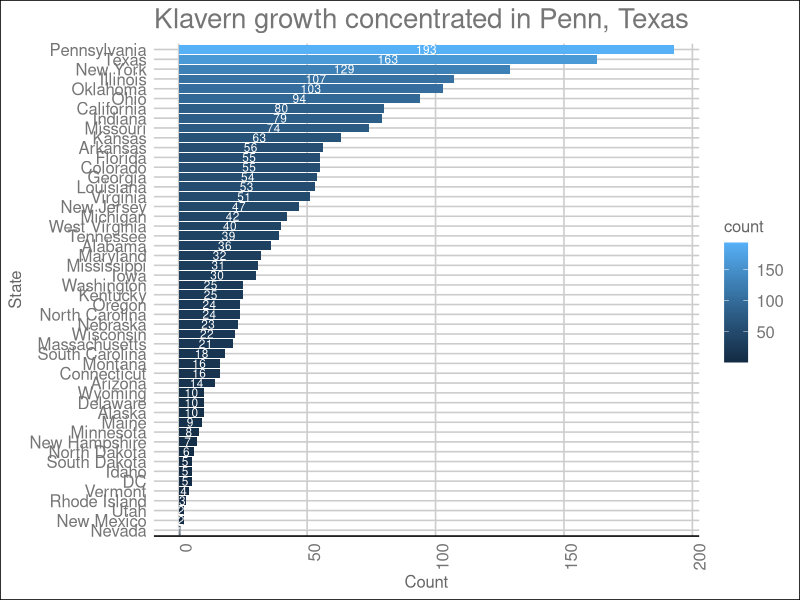
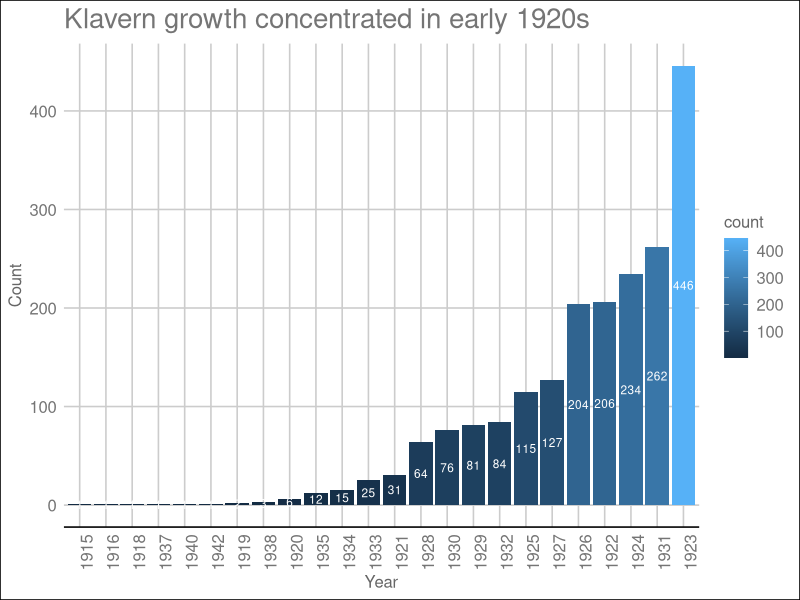
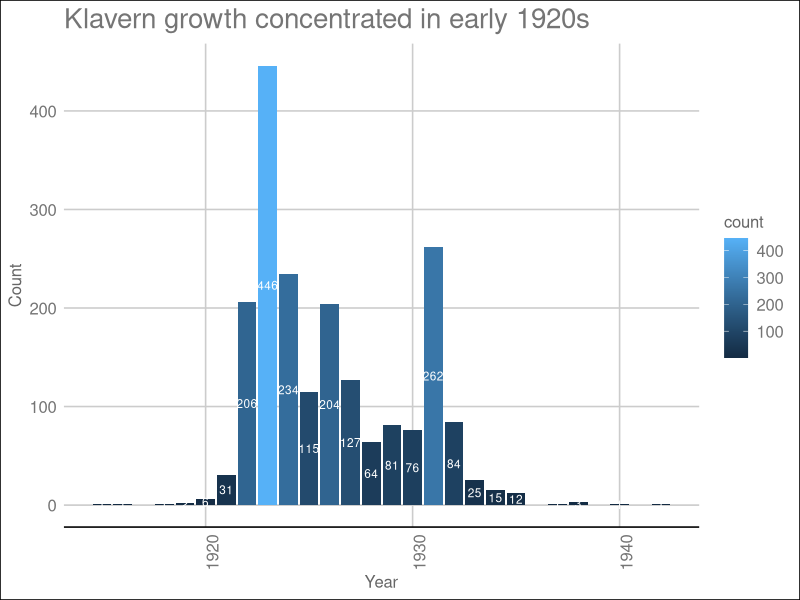
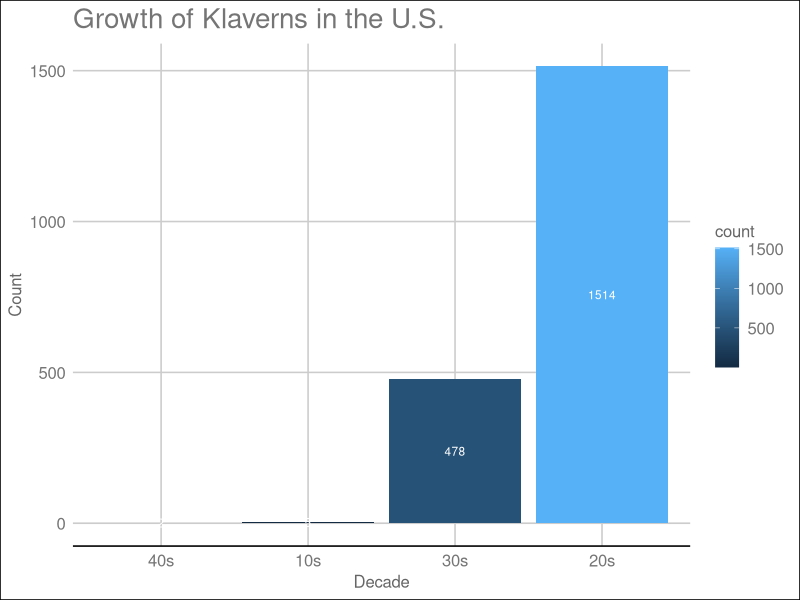
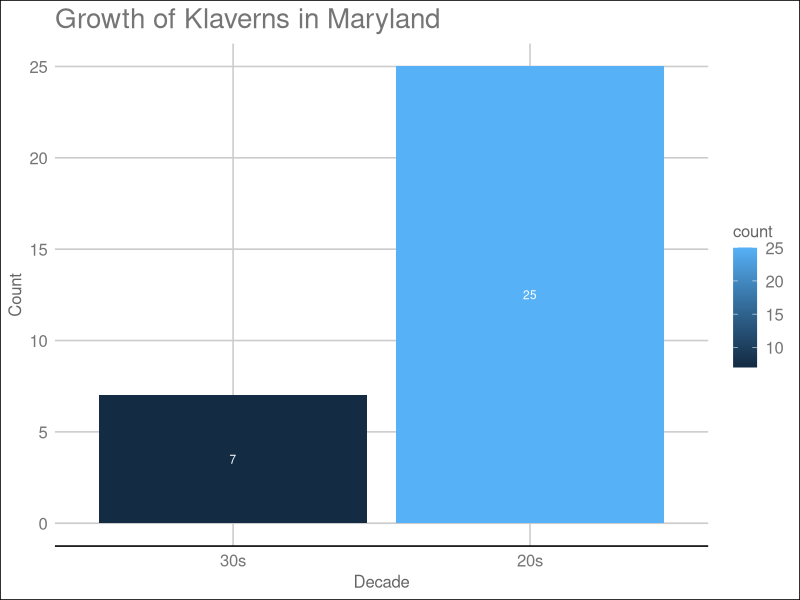
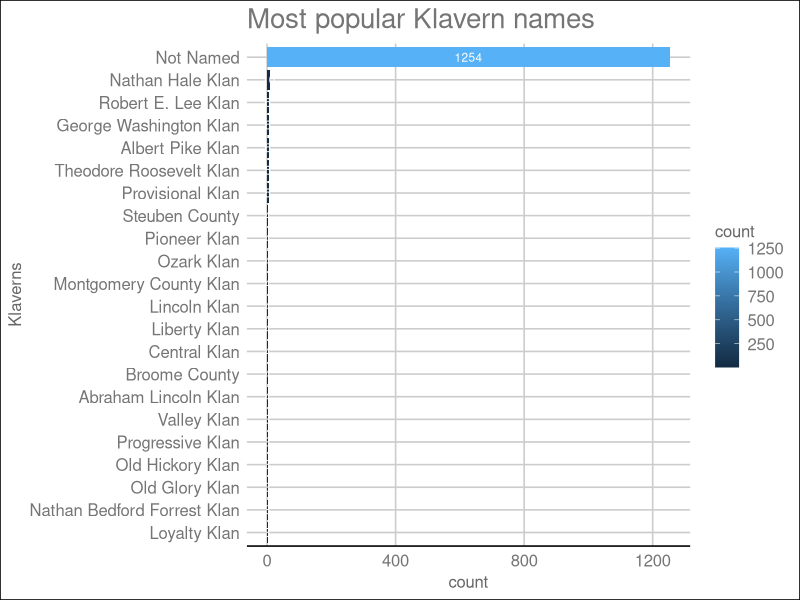
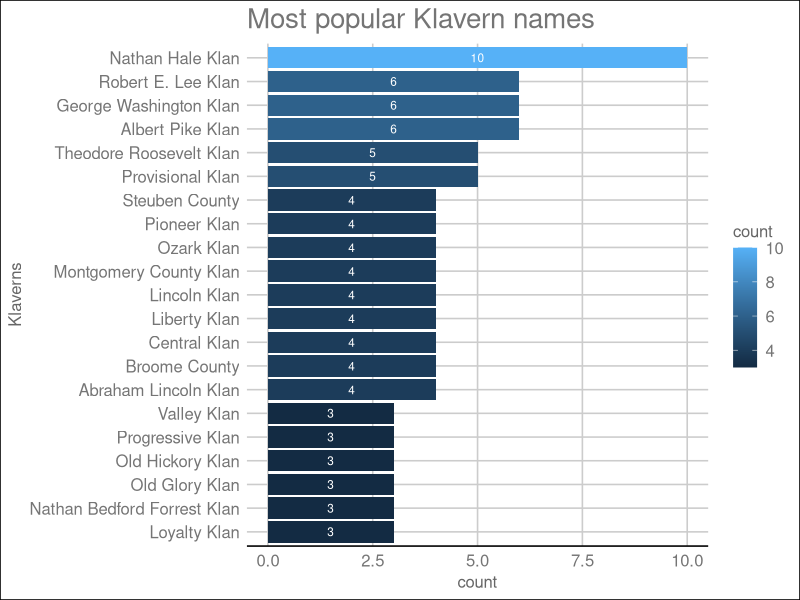
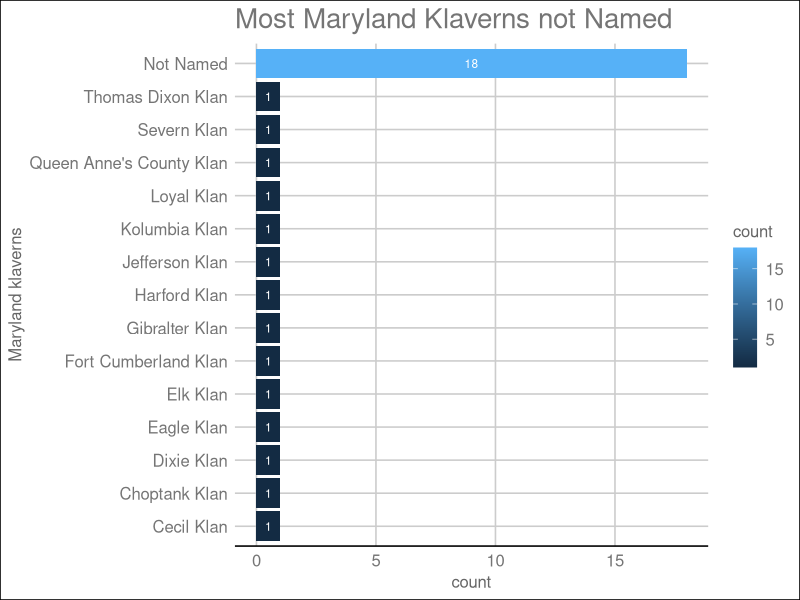

R code for these plots, in order:
## ---- chunk 1
knitr::opts_chunk$set(echo = TRUE)

library('tidyverse')
library(ggthemes)
library(scales)
## ---- chunk 2
klaverns <- read_csv("csv/klavern.csv", col_names = TRUE)
states <- read_csv("csv/states.csv", col_names = TRUE)

## ---- chunk 3

glimpse(klaverns)
as_tibble(klaverns)
summary(klaverns)
## ---- chunk 4
glimpse(states)
as_tibble(states)
summary(states)
## ---- chunk 5
states <- rename(states, state_id = id)
## ---- chunk 6
klaverns <- left_join(klaverns, states, by ="state_id")
## ---- chunk 7
klaverns <- select(klaverns,id:city, state, klan_number:year)
## ---- chunk 8
klaverns <- filter(klaverns, state != "Panama")
## ---- chunk 9
statecount <- klaverns %>% 
  group_by(state)%>%
  summarise(count = n()) %>%
  arrange(desc(count))
as.tibble(statecount)
## ---- chunk 10
ggplot(data=statecount, aes(x = reorder(state,count), y=count, fill=count, label=count)) +
  geom_bar(stat="identity") +
  coord_flip() + 
  geom_text(size = 3, position = position_stack(vjust = .5), colour="white") +
  ggtitle("Klavern growth concentrated in Penn, Texas") +
  scale_color_fivethirtyeight(count) +
  theme_gdocs() +
  theme(axis.text.x=element_text(angle=90,hjust=1)) + 
  xlab("State") +
  ylab("Count")
## ---- chunk 11

statesummary <- statecount %>%
  summarise(Name = "StateSummary",
            Mean = mean(count),
            Median = median(count),
            Min = min(count),
            Max = max(count),
            Variance = var(count),
            StandardDeviation = sd(count),
            Total = sum(count),
            Uniques = n()
            )
data.frame(statesummary)

## ---- chunk 12

## First, take out rows without a year.  Then let's do a count, arranged from highest to lowest count. The most: 1923. 
klavernsnoyear <- filter(klaverns, year != 0)

yearcount <- klavernsnoyear %>%
  group_by(year) %>%
  summarise(count = n()) %>%
  arrange(desc(count))

ggplot(data=yearcount, aes(x = reorder(year,count), y=count, fill=count, label=count)) +
  geom_bar(stat="identity") +
  geom_text(size = 3, position = position_stack(vjust = .5), colour="white") +
  ggtitle("Klavern growth concentrated in early 1920s") +
  scale_color_fivethirtyeight(count) +
  theme_gdocs() +
  theme(axis.text.x=element_text(angle=90,hjust=1)) + 
  xlab("Year") +
  ylab("Count")

## ---- chunk 13

yearcount2 <- klavernsnoyear %>%
  group_by(year) %>%
  summarise(count = n()) %>%
  arrange(year)

ggplot(data=yearcount2, aes(x = year, y=count, fill=count, label=count)) +
  geom_bar(stat="identity") +
  geom_text(size = 3, position = position_stack(vjust = .5), colour="white") +
  ggtitle("Klavern growth concentrated in early 1920s") +
  scale_color_fivethirtyeight(count) +
  theme_gdocs() +
  theme(axis.text.x=element_text(angle=90,hjust=1)) + 
  xlab("Year") +
  ylab("Count")

## ---- chunk 14
  yearsummary <- yearcount %>%
  summarise(Name = "YearSummary",
            Mean = mean(count),
            Median = median(count),
            Min = min(count),
            Max = max(count),
            Variance = var(count),
            StandardDeviation = sd(count),
            Total = sum(count),
            Uniques = n()
  )
data.frame(yearsummary)
## ---- chunk 15
klavernsnoyear <- mutate(klavernsnoyear, decade = cut(klavernsnoyear$year, breaks=c(1914,1919,1929,1939,1949), labels=c("10s","20s","30s","40s")))

decadecount <- klavernsnoyear %>%
  group_by(decade) %>%
  summarise(count= n()) %>%
  arrange(decade)

ggplot(data=decadecount, aes(x = reorder(decade, count), y=count, fill=count, label=count)) +
  geom_bar(stat="identity") +
  geom_text(size = 3, position = position_stack(vjust = .5), colour="white") +
  ggtitle("Growth of Klaverns in the U.S.") +
  scale_color_fivethirtyeight(count) +
  theme_gdocs() +
  xlab("Decade") +
  ylab("Count")
## ---- chunk 16

statedecadecount <- klavernsnoyear %>%
  group_by(state,decade) %>%
  summarise(count=n()) %>%
  arrange(state)

data.frame(statedecadecount)
## ---- chunk 17

maryland <- filter(statedecadecount,state == "Maryland")

ggplot(data=maryland, aes(x = reorder(decade, count), y=count, fill=count, label=count)) +
  geom_bar(stat="identity") +
  geom_text(size = 3, position = position_stack(vjust = .5), colour="white") +
  ggtitle("Growth of Klaverns in Maryland") +
  scale_color_fivethirtyeight(count) +
  theme_gdocs() +
  xlab("Decade") +
  ylab("Count")
## ---- chunk 18
nicknamecount <- klaverns %>%
  group_by(nickname) %>%
  summarise(count=n()) %>%
  arrange(desc(count)) %>%
  filter(count > 2) 

ggplot(data=nicknamecount, aes(x = reorder(nickname, count), y=count, fill=count, label=count)) +
  geom_bar(stat="identity") +
  geom_text(size = 3, position = position_stack(vjust = .5), colour="white") +
  coord_flip() + 
  ggtitle("Most popular Klavern names") +
  scale_color_fivethirtyeight(count) +
  theme_gdocs() +
  xlab("Klaverns") +
  ylab("count")

## ---- chunk 19

nicknamecountno0 <- klaverns %>%
  group_by(nickname) %>%
  summarise(count=n()) %>%
  arrange(desc(count)) %>%
  filter(count > 2 & nickname != "Not Named") 

ggplot(data=nicknamecountno0, aes(x = reorder(nickname, count), y=count, fill=count, label=count)) +
  geom_bar(stat="identity") +
  geom_text(size = 3, position = position_stack(vjust = .5), colour="white") +
  coord_flip() + 
  ggtitle("Most popular Klavern names") +
  scale_color_fivethirtyeight(count) +
  theme_gdocs() +
  xlab("Klaverns") +
  ylab("count")

## ---- chunk 20
nicknamecountmd <- klaverns %>%
  filter(state == "Maryland") %>%
  group_by(nickname) %>%
  summarise(count=n()) %>%
  arrange(desc(count))

##And visualize it. 
ggplot(data=nicknamecountmd, aes(x = reorder(nickname, count), y=count, fill=count, label=count)) +
  geom_bar(stat="identity") +
  geom_text(size = 3, position = position_stack(vjust = .5), colour="white") +
  coord_flip() + 
  ggtitle("Most Maryland Klaverns not Named") +
  scale_color_fivethirtyeight(count) +
  theme_gdocs() +
  xlab("Maryland klaverns") +
  ylab("count")

